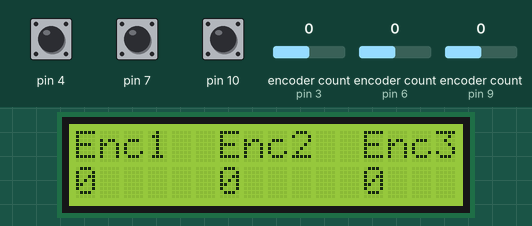
Recording of a sketch running on a simulated Arduino Uno, built with avr-gcc and run on an emulated ATmega328P. On the bench: 16×2 character LCD. Inputs (shaded band) come from the test bench; at power-on: encoder count (sensors on pin 3, pin 6, pin 9) 0, pin 4 HIGH, pin 7 HIGH, pin 10 HIGH. What the sketch prints to the serial monitor is not drawn.

Above: at 1.2 s.
1.3 s: encoder count (sensor on pin 3) set to 1
At 2.4 s:
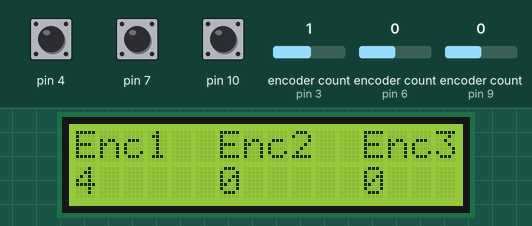
2.8 s: encoder count (sensor on pin 6) set to 1
At 3.6 s:
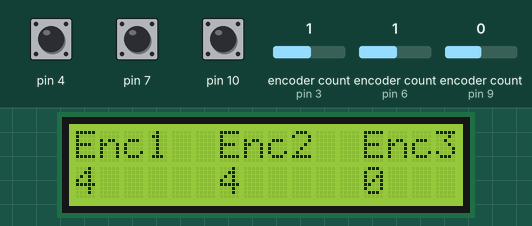
4.3 s: encoder count (sensor on pin 9) set to 1
At 4.7 s:
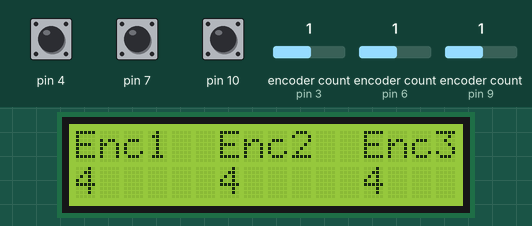
5.8 s: pin 4 pulled LOW for 0.15 s
At 6.5 s:
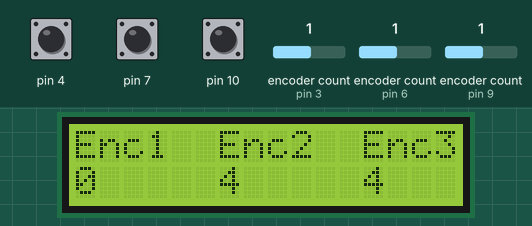
7.4 s: pin 7 pulled LOW for 0.15 s
At 7.7 s:
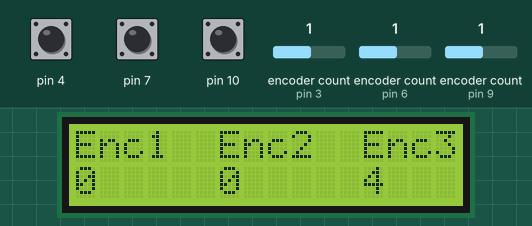
9.0 s: encoder count (sensor on pin 3) set to 0
At 9.5 s:
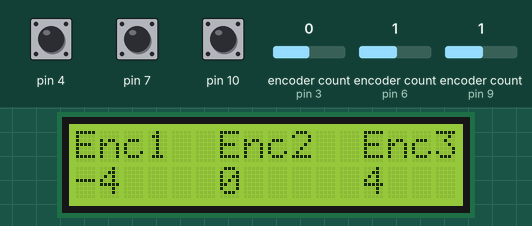
Timing chart, 0 to 11.5 s (numbered marks = the images above; inputs shaded):
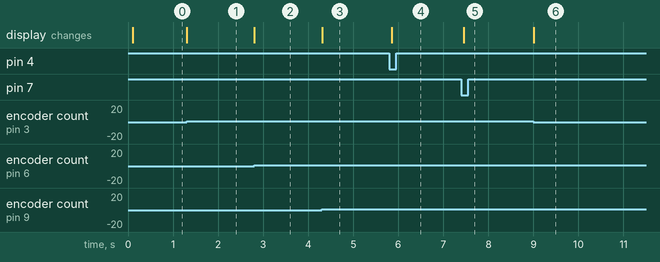

The sketch:

DisplayEncoderValues.ino
```cpp
#include "Arduino.h"
#include <Wire.h>
#include <Encoder.h>
#include <Switch.h> // switch class
// note: we use our custom library
#include <LiquidCrystal_I2C.h>

/*
  Change these pin numbers to the pins connected to your encoder.
     Best Performance: both pins have interrupt capability
     Good Performance: only the first pin has interrupt capability
     Low Performance:  neither pin has interrupt capability

     tip:  avoid using pins with LEDs attached
*/

/*
  I2C display support
*/

LiquidCrystal_I2C lcd(0x27, 2, 1, 0, 4, 5, 6, 7, 3, POSITIVE);
//LiquidCrystal_I2C lcd(0x27, 16, 2);
Switch b1 = Switch(4);
Switch b2 = Switch(7);
Switch b3 = Switch(10);

void initDisplay(LiquidCrystal_I2C &lcd)
{
  lcd.begin(16, 2);
  lcd.backlight();
  lcd.clear();
  lcd.setCursor(0, 0);
  lcd.print("Enc1  Enc2  Enc3");
}

Encoder enc1(3, 2);
Encoder enc2(6, 5);
Encoder enc3(9, 8);

void setup() {
  Serial.begin(9600);
  Serial.println("Encoder Test:");
  initDisplay(lcd);
}

long enc1Pos = -999;
long enc2Pos = -999;
long enc3Pos = -999;

void loop() {
  long newEnc1Pos, newEnc2Pos, newEnc3Pos;
  newEnc1Pos = enc1.read();
  newEnc2Pos = enc2.read();
  newEnc3Pos = enc3.read();
  b1.poll();
  b2.poll();
  b3.poll();

  if (b1.switched()) {
    enc1.write(0);
  }
  if (b2.switched()) {
    enc2.write(0);
  }
  if (b3.switched()) {
    enc3.write(0);
  }
  if (newEnc1Pos != enc1Pos) {
    Serial.print("Enc1 = ");
    Serial.print(newEnc1Pos);
    lcd.setCursor(0, 1);
    lcd.print("    ");
    lcd.setCursor(0, 1);
    lcd.print(newEnc1Pos);

    Serial.println();
    enc1Pos = newEnc1Pos;
  }
  if (newEnc2Pos != enc2Pos) {
    Serial.print("Enc2 = ");
    Serial.print(newEnc2Pos);
    lcd.setCursor(6, 1);
    lcd.print("    ");
    lcd.setCursor(6, 1);
    lcd.print(newEnc2Pos);

    Serial.println();
    enc2Pos = newEnc2Pos;
  }
  if (newEnc3Pos != enc3Pos) {
    Serial.print("Enc3 = ");
    Serial.print(newEnc3Pos);
    lcd.setCursor(12, 1);
    lcd.print("    ");
    lcd.setCursor(12, 1);
    lcd.print(newEnc3Pos);

    Serial.println();
    enc3Pos = newEnc3Pos;
  }
  // if a character is sent from the serial monitor,
  // reset both back to zero.
  if (Serial.available()) {
    Serial.read();
    Serial.println("Reset both knobs to zero");
    //knobLeft.write(0);
  }
}
```

Measured:
- after the input at 1.3 s, the display: changes at once (image 1)
- after the input at 2.8 s, the display: changes at once (image 2)
- after the input at 4.3 s, the display: changes at once (image 3)
- after the input at 5.8 s, the display: changes after 0.06 s (image 4)
- after the input at 7.4 s, the display: changes after 0.06 s (image 5)
- after the input at 9.0 s, the display: changes at once (image 6)
